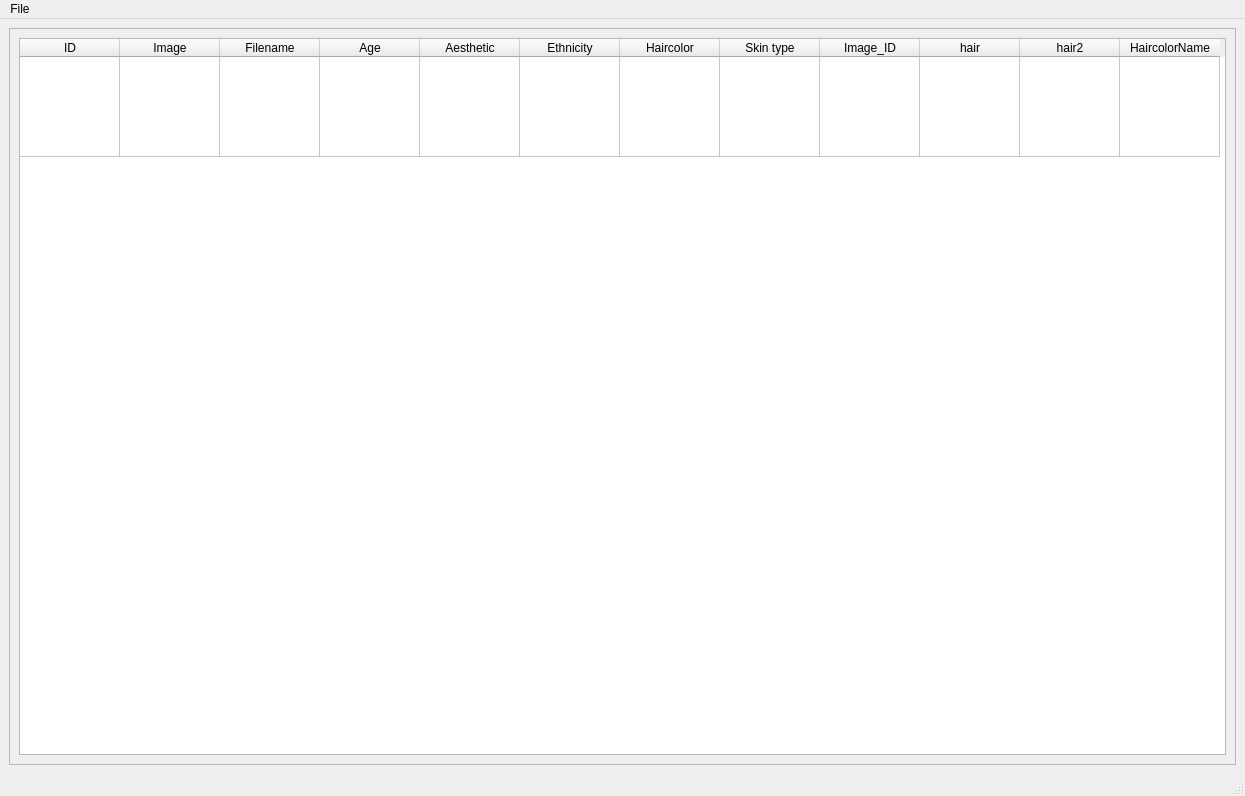
<?xml version="1.0" encoding="UTF-8"?>
<ui version="4.0">
 <class>MainWindow</class>
 <widget class="QMainWindow" name="MainWindow">
  <property name="geometry">
   <rect>
    <x>0</x>
    <y>0</y>
    <width>1245</width>
    <height>796</height>
   </rect>
  </property>
  <property name="windowTitle">
   <string>Aesthetic Faces Dataset Explorer</string>
  </property>
  <widget class="QWidget" name="centralwidget">
   <layout class="QGridLayout" name="gridLayout_2">
    <item row="0" column="0">
     <layout class="QGridLayout" name="gridLayout">
      <item row="0" column="0">
       <widget class="QScrollArea" name="scrollArea">
        <property name="widgetResizable">
         <bool>true</bool>
        </property>
        <widget class="QWidget" name="scrollAreaWidgetContents">
         <property name="geometry">
          <rect>
           <x>0</x>
           <y>0</y>
           <width>1223</width>
           <height>733</height>
          </rect>
         </property>
         <layout class="QHBoxLayout" name="horizontalLayout">
          <item>
           <widget class="QTableWidget" name="tbl_dataset">
            <property name="gridStyle">
             <enum>Qt::SolidLine</enum>
            </property>
            <property name="sortingEnabled">
             <bool>true</bool>
            </property>
            <property name="rowCount">
             <number>1</number>
            </property>
            <attribute name="horizontalHeaderCascadingSectionResizes">
             <bool>true</bool>
            </attribute>
            <attribute name="horizontalHeaderShowSortIndicator" stdset="0">
             <bool>true</bool>
            </attribute>
            <attribute name="verticalHeaderVisible">
             <bool>false</bool>
            </attribute>
            <attribute name="verticalHeaderDefaultSectionSize">
             <number>100</number>
            </attribute>
            <row/>
            <column>
             <property name="text">
              <string>ID</string>
             </property>
            </column>
            <column>
             <property name="text">
              <string>Image</string>
             </property>
            </column>
            <column>
             <property name="text">
              <string>Filename</string>
             </property>
            </column>
            <column>
             <property name="text">
              <string>Age</string>
             </property>
            </column>
            <column>
             <property name="text">
              <string>Aesthetic</string>
             </property>
            </column>
            <column>
             <property name="text">
              <string>Ethnicity</string>
             </property>
            </column>
            <column>
             <property name="text">
              <string>Haircolor</string>
             </property>
            </column>
            <column>
             <property name="text">
              <string>Skin type</string>
             </property>
            </column>
            <column>
             <property name="text">
              <string>Image_ID</string>
             </property>
            </column>
            <column>
             <property name="text">
              <string>hair</string>
             </property>
            </column>
            <column>
             <property name="text">
              <string>hair2</string>
             </property>
            </column>
            <column>
             <property name="text">
              <string>HaircolorName</string>
             </property>
            </column>
           </widget>
          </item>
         </layout>
        </widget>
       </widget>
      </item>
     </layout>
    </item>
   </layout>
  </widget>
  <widget class="QMenuBar" name="menubar">
   <property name="geometry">
    <rect>
     <x>0</x>
     <y>0</y>
     <width>1245</width>
     <height>21</height>
    </rect>
   </property>
   <widget class="QMenu" name="menuFile">
    <property name="title">
     <string>File</string>
    </property>
    <addaction name="actionGenerate_Dataset"/>
    <addaction name="actionLoad_Dataset"/>
    <addaction name="separator"/>
    <addaction name="actionSave_Dataset"/>
    <addaction name="separator"/>
    <addaction name="actionExit"/>
   </widget>
   <addaction name="menuFile"/>
  </widget>
  <widget class="QStatusBar" name="statusbar"/>
  <action name="actionGenerate_Dataset">
   <property name="text">
    <string>Generate Dataset</string>
   </property>
  </action>
  <action name="actionLoad_Dataset">
   <property name="text">
    <string>Load Dataset</string>
   </property>
  </action>
  <action name="actionSave_Dataset">
   <property name="text">
    <string>Save Dataset</string>
   </property>
   <property name="shortcut">
    <string>Ctrl+S</string>
   </property>
  </action>
  <action name="actionExit">
   <property name="text">
    <string>Exit</string>
   </property>
  </action>
 </widget>
 <resources/>
 <connections/>
</ui>
